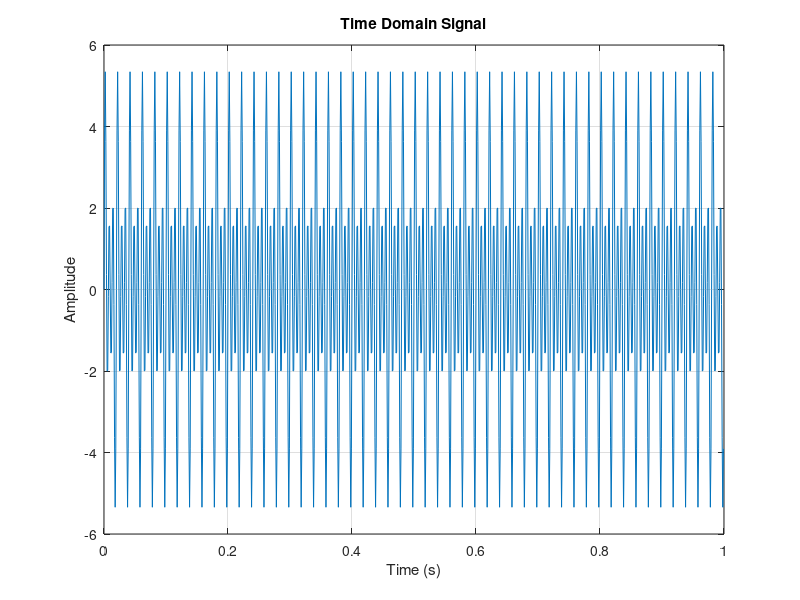
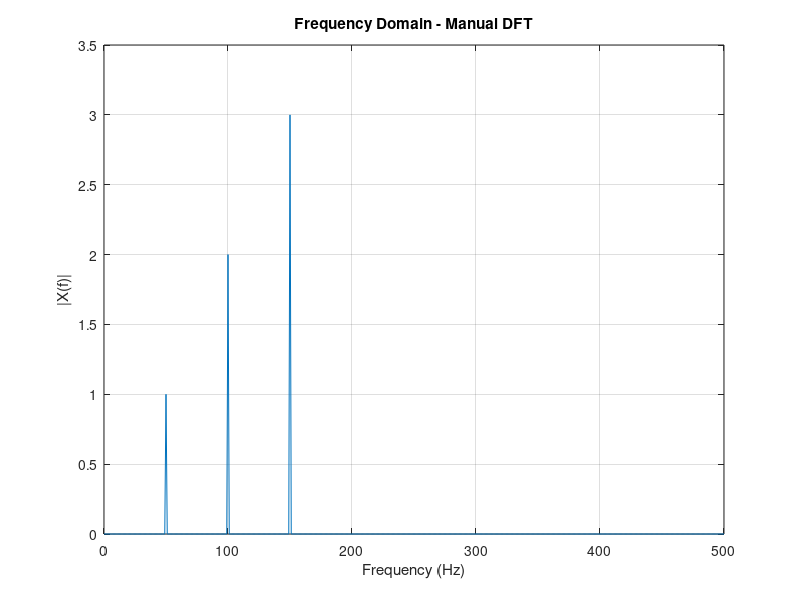

These figures' MATLAB source, in order:
% Parameters
Fs = 1000; % Sampling Frequency (Hz)
T = 1/Fs; % Sampling Period
L = 1000; % Number of Samples (Keeo small for manual DFT)
t = (0:L-1)*T; % Time Vector

f1 = 50; % Frequency 1
f2 = 100; % Frequency 2
f3 = 150; % Frequency 3

A1 = 1; % Amplitude 1
A2 = 2; % Amplitude 2
A3 = 3; % Amplitude 3

% Generate sine wave
x = A1 * sin(2*pi*f1*t) + A2 * sin(2*pi*f2*t) + A3 * sin(2*pi*f3*t);

% Manual DFT
X = zeros(1, L); % Preallocate output
for k = 0:L-1
    for n = 0:L-1
        X(k+1) = X(k+1) + x(n+1)*exp(-1j*2*pi*k*n/L);
    end
end

% Compute magnitude
P2 = abs(X)/L; % Two-sided
P1 = P2(1:L/2+1); % Single-sided
P1(2:end-1) = 2*P1(2:end-1); %Adjust for single-sided spectrum

%Frequency axis
f_axis = Fs*(0:(L/2))/L;

% Plot time-domain signal
figure;
plot(t, x);
title('Time Domain Signal');
xlabel('Time (s)');
ylabel('Amplitude');
grid on;

% Plot frequency-domain manual dft
figure;
plot(f_axis, P1);
title('Frequency Domain - Manual DFT');
xlabel('Frequency (Hz)');
ylabel('|X(f)|');
grid on;
